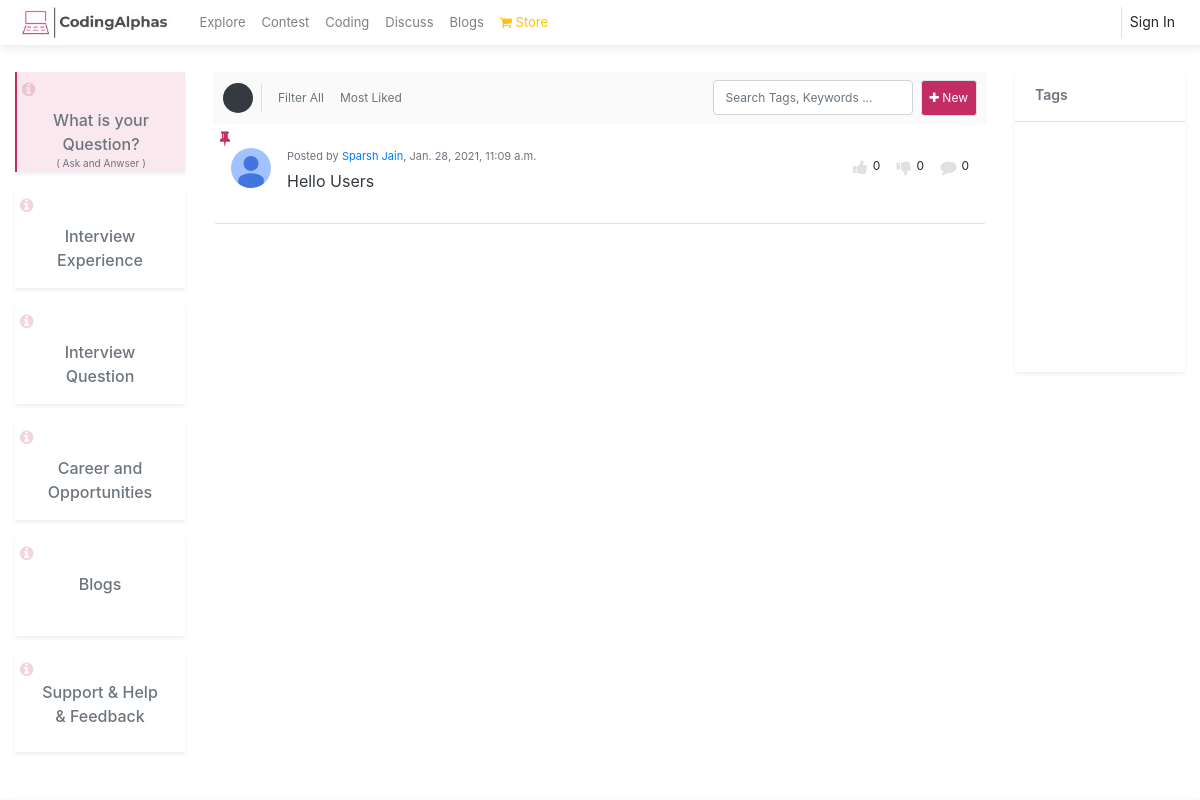
/discuss/, run on an earlier commit of the app's database.
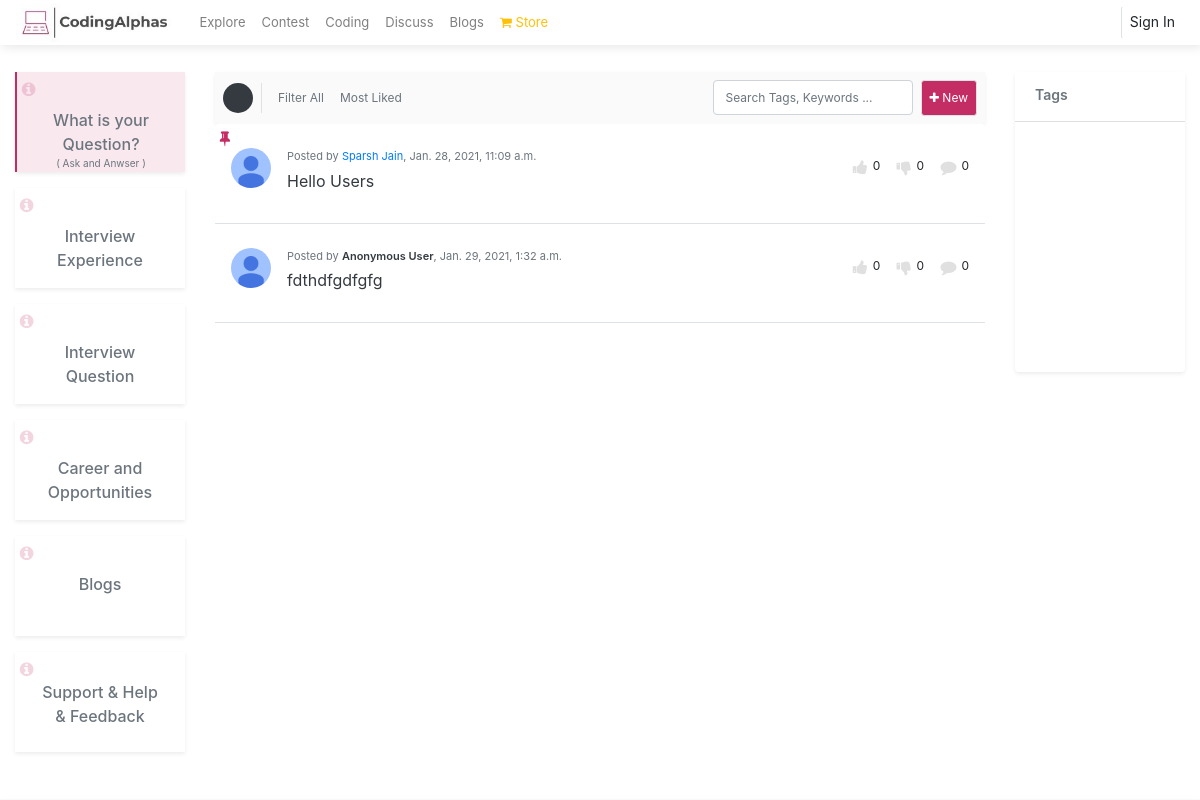
And on a later commit of the database.
### discuss/models.py (models this page shows, shortened)
class Quora(models.Model):
    CHOICE = (
        ('General','General'),('Experience','Experience'),('Question','Question'),('Support','Support')
    )
    user = models.ForeignKey(User, related_name='Quora_User', to_field='username', on_delete=models.CASCADE,default="")
    title = RichTextUploadingField(unique = True,blank=True)
    title2 = models.CharField(max_length=10000,blank=True)
    tags = models.CharField(max_length=1000,blank=True)
    like = models.ManyToManyField(User,related_name="Quora_likes",blank=True)
    dislike = models.ManyToManyField(User,related_name="Quora_dislikes",blank=True)
    created = models.DateTimeField(auto_now_add=True,null=True)
    anonymous = models.BooleanField(default = False)
    category = models.CharField(max_length=1000,choices = CHOICE,default="General")
    pinned = models.BooleanField(default=False)

### Core/models.py (models this page shows, shortened)
class Profile(models.Model):
    user = models.OneToOneField(User, on_delete=models.CASCADE)
    first_name = models.CharField(max_length=50, blank=True,default="")
    last_name = models.CharField(max_length=50, blank=True,default="")
    email = models.EmailField(max_length=50, blank=True,default="")
    phone_number = models.CharField(max_length=13, blank=True,default="")
    avatar = models.ImageField(upload_to='users/images',blank=False,default = 'users/images/default.jpg')
    headline = models.CharField(max_length=1000, blank=True,default="")
    bio = models.TextField(blank=True,default="")
    address = models.CharField(max_length=50, blank=True,default="")
    city = models.CharField(max_length=50, blank=True,default="")
    state  = models.CharField(max_length=50, blank=True,default="")
    country = models.CharField(max_length=50, blank=True,default="")
    date_of_birth = models.CharField(max_length=13, blank=True,default="")
    follow = models.ManyToManyField(User,default=None,blank=True,related_name="follow_title")
    following = models.ManyToManyField(User,default=None,blank=True,related_name="following_title")
    signup_confirmation = models.BooleanField(default=False)
    instagram = models.CharField(max_length=1000,blank=True,null=True)
    facebook = models.CharField(max_length=1000,blank=True,null=True)
    twitter = models.CharField(max_length=1000,blank=True,null=True)
    college = models.CharField(max_length=1000, blank=True,default="")
    medium = models.CharField(max_length=1000,blank=True,null=True)
    quora = models.CharField(max_length=1000,blank=True,null=True)
    other = models.CharField(max_length=1000,blank=True,null=True)
    favourities = models.ManyToManyField(Articles,blank=True,related_name="articles_titles")
    subscribe = models.ManyToManyField(User,default=None,blank=True,related_name="subscribe_title")
    mute = models.ManyToManyField(User,default=None,blank=True,related_name="mute_title")

### discuss/views.py (the view)
# urls.py: path("",views.homepage,name="homepage"),
def homepage(request):
    context = {}
    method = request.GET.get('method')
    if method is None or method == "":
        method = 'General'
    context['method'] = method
    if method == 'General':
        quora = Quora_Form()
    else:
        quora = Other_Form
    context['form'] = quora
    context['pinned'] = Quora.objects.filter(category=method,pinned=True).order_by('-created')
    context['data'] = Quora.objects.filter(~ Q(id__in = Quora.objects.filter(category=method,pinned=True)),category=method).order_by('-created')[:20]
    return render(request,'discuss/homepage.html',context)

### discuss/forms.py
class Quora_Form(forms.ModelForm):
    tags = forms.CharField(widget=forms.TextInput(attrs={'placeholder': 'Enter Tags (eg : Facebook, Interview, Queries etc.)','style':'height:40px; font-size:13px;'}), label=False)
    class Meta:
        model = Quora
        fields = ('title','tags')

### Core/templatetags/shortcut.py (called while the page is built)
@register.filter
def remove(value):
    return value.split(",")

### discuss/templates/discuss/homepage.html (shortened to what the changed rows need)
{% extends 'Core/snippets/base.html' %}
{% load shortcut %}
{% load crispy_forms_tags %}
{% block body %}
<div class="container-fluid">
    <div class="row mt-5">
        <div class="col-12 col-md-7 col-lg-8 mt-3 pt-2" style="">
            <div class="card border-0">
                {% for x in pinned %}
                <div class="card-body p-3 pt-4 pb-4 border-bottom con" >
                    <div style="position: absolute; top:0.1rem; left:0.3rem; color:#C42D63">
                        <i class="fa fa-thumb-tack"></i>
                    </div>
                <div class="d-flex justify-content-between" >
                    <div class="d-flex justify-content-start" style="width:80%;">
                        <div>
                            <img src="/media/{{x.user.profile.avatar}}/" style="height:40px; width:40px; border-radius:50%;">
                        </div>
                        <div class="ml-3">
                             <div class="" style="">
                                <p class="text-muted" style="font-size: 11px; margin-bottom: 0px;">Posted by {% if not x.anonymous %}<a style="text-decoration: none;" href="/profile/{{x.user}}/">{{x.user.profile.first_name}} {{x.user.profile.last_name}}</a>{% else %}<span class="text-dark" style="font-weight: 600;">Anonymous User</span>{% endif %}, {{x.created}}</p>
                            </div>
                            <a href="/discuss/{{method}}/inbox/{{x.id}}/" style="text-decoration: none; ">
                                <div style="width:100%; display:flex; flex-wrap:wrap; " class="mt-1 text-dark">
                                    {% if x.title2 %}
                                    <p class="" style=" font-size: 14px; font-weight:600;">{{x.title2|safe}}</p>
                                    {% else %}
                                <p class="" style=" font-size: 14px;">{{x.title|safe}}</p>
                                {% endif %}
                            </div>
                        </a>
                        </div>
                    </div>
                    <div class="d-flex justify-content-end">
                        <div style="font-size:12px;">
                            <a class=" btn fa fa-thumbs-up pr-1" style="color: #E0E0E0;"></a><span style="font-size: 12px;" class="">{{x.like.all.count}}</span>
                            <a class=" btn fa fa-thumbs-down  pr-1" style="color: #E0E0E0;"></a><span style="font-size: 12px;" class="">{{x.dislike.all.count}}</span>
                            <a class="btn fa fa-comment  pr-1" style="color: #E0E0E0;"></a><span style="font-size: 12px;" class="">{{x.quora_comment.all.count}}</span>
                        </div>
                    </div>
                </div>
            </div>
                {% endfor %}
                    {% for x in data %}
                    <div class="card-body p-3 pt-4 pb-4 border-bottom con" >
                    <div class="d-flex justify-content-between" >
                        <div class="d-flex justify-content-start" style="width:80%;">
                            <div>
                                <img src="/media/{{x.user.profile.avatar}}/" style="height:40px; width:40px; border-radius:50%;">
                            </div>
                            <div class="ml-3">
                                 <div class="" style="">
                                    <p class="text-muted" style="font-size: 11px; margin-bottom: 0px;">Posted by {% if not x.anonymous %}<a style="text-decoration: none;" href="/profile/{{x.user}}/">{{x.user.profile.first_name}} {{x.user.profile.last_name}}</a>{% else %}<span class="text-dark" style="font-weight: 600;">Anonymous User</span>{% endif %}, {{x.created}}</p>
                                </div>
                                <a href="/discuss/{{method}}/inbox/{{x.id}}/" style="text-decoration: none; ">
                                    <div style="width:100%; display:flex; flex-wrap:wrap; " class="mt-1 text-dark">
                                        {% if x.title2 %}
                                        <p class="" style=" font-size: 14px; font-weight: 600;">{{x.title2|safe}}</p>
                                        {% else %}
                                    <p class="" style=" font-size: 14px;">{{x.title|safe}}</p>
                                    {% endif %}
                                </div>
                            </a>
                            </div>
                        </div>
                        <div class="d-flex justify-content-end">
                            <div style="font-size:12px;">
                                <a class=" btn fa fa-thumbs-up pr-1" style="color: #E0E0E0;"></a><span style="font-size: 12px;" class="">{{x.like.all.count}}</span>
                                <a class=" btn fa fa-thumbs-down  pr-1" style="color: #E0E0E0;"></a><span style="font-size: 12px;" class="">{{x.dislike.all.count}}</span>
                                <a class="btn fa fa-comment  pr-1" style="color: #E0E0E0;"></a><span style="font-size: 12px;" class="">{{x.quora_comment.all.count}}</span>
                            </div>
                        </div>
                    </div>
                </div>
                    {% endfor %}
            </div>
        </div>
    </div>
</div>
{% endblock %}

What changed in the data, as far as the page shows it:
added Quora: user.profile.avatar (picture), anonymous "Anonymous User", created "Jan. 29, 2021, 1:32 a.m.", title "fdthdfgdfgfg", like.all.count "0", dislike.all.count "0", quora_comment.all.count "0"
